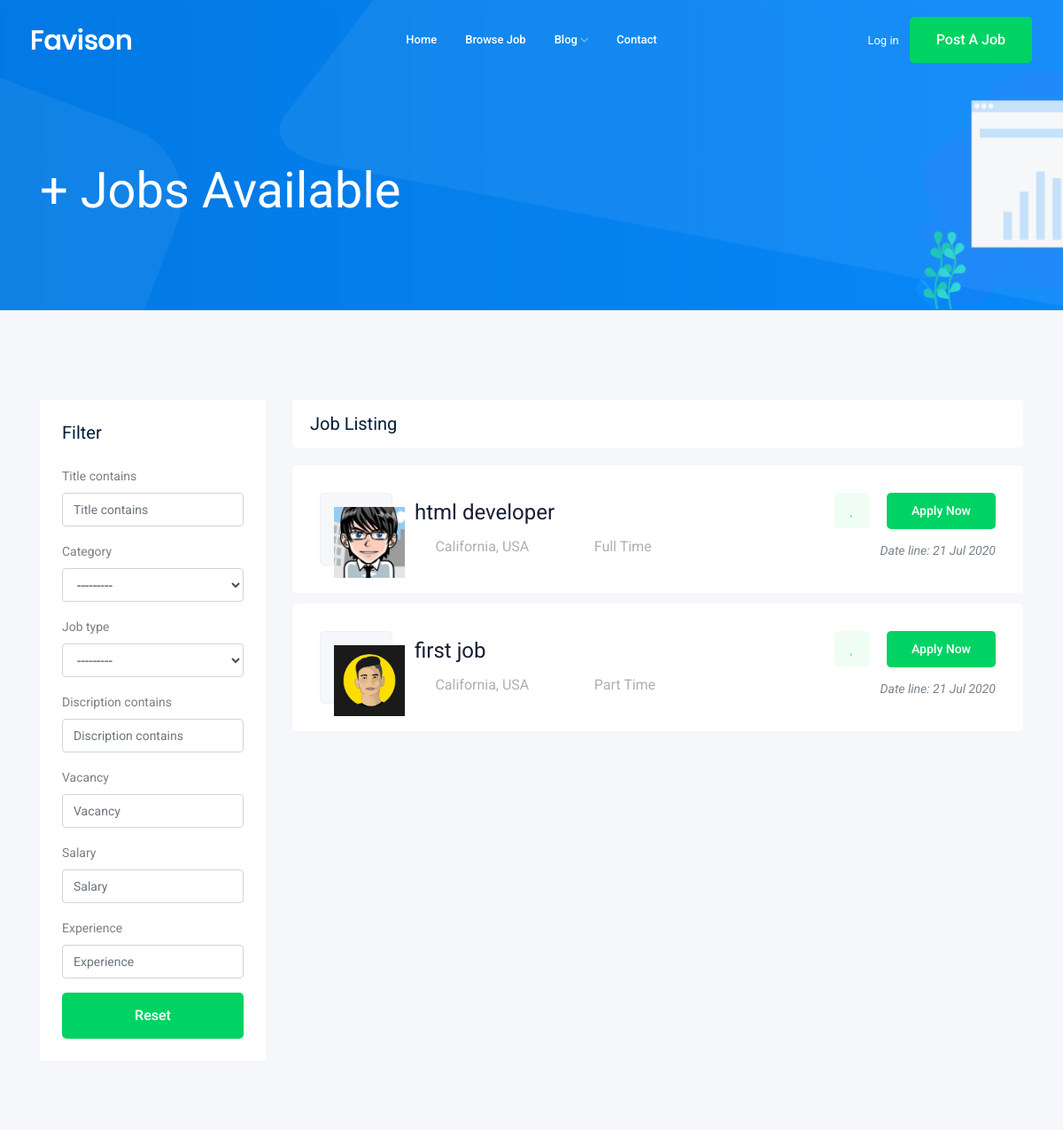
The page /jobs/ (upper part) on the database as committed earlier.
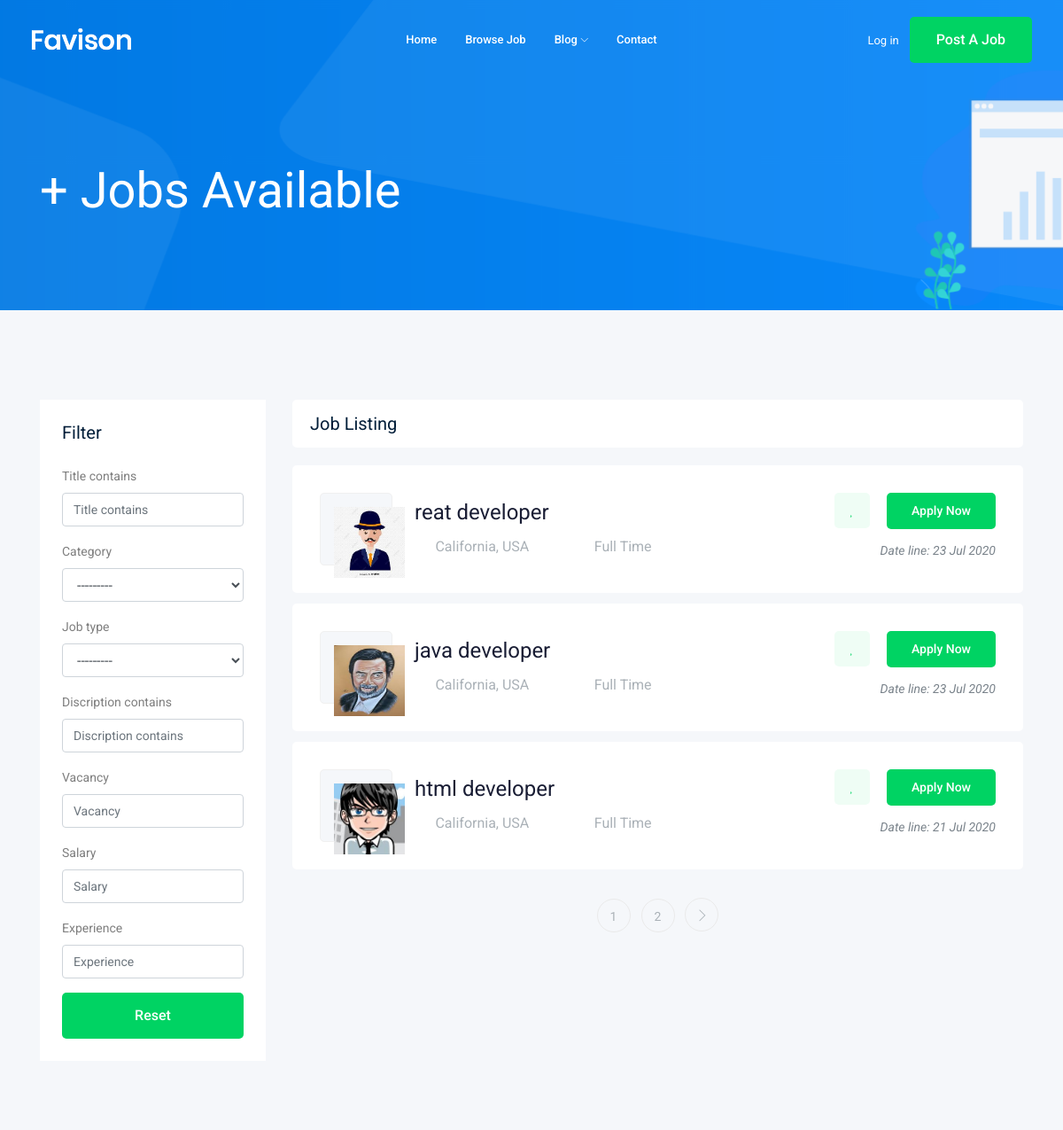
The same page on the database as committed later.
### job/models.py (models this page shows, shortened)
class Job(models.Model):
    title            = models.CharField(max_length = 100)
    job_owner        = models.ForeignKey(User , related_name = 'job_owner',on_delete = models.CASCADE)
    slug             = models.SlugField(null= True , blank = True)
    category         = models.ForeignKey('Category', on_delete=models.CASCADE)
    job_type         = models.CharField(max_length=15 , choices  = Job_Time_choices)
    discription      = models.TextField(max_length=1000 )
    publish          = models.DateTimeField(default  = timezone.now)
    updated          = models.DateTimeField(auto_now_add=True)
    vacancy          = models.IntegerField(default = 1)
    salary           = models.IntegerField(default = 0)
    experience       = models.IntegerField(default = 1 )
    image            = models.ImageField( upload_to=image_upload)
    class Meta:
        ordering = ('-publish',)
    def get_absolute_url(self):
        return reverse("jobs:job_detail", args=[self.slug])

### job/views.py (the view)
def job_list(request):
    job_list =Job.objects.all()
    myfilter = JobFilter(request.GET,queryset = job_list)
    job_list = myfilter.qs
    paginator     = Paginator(job_list , 3)
    page_number   = request.GET.get('page')
    page_obj      = paginator.get_page(page_number)
    context = {
        'jobs':page_obj ,
        'myfilter':myfilter,
    }
    return render(request, 'job/jobs.html', context)

### job/models.py (called while the page is built)
    def __str__(self):
        return self.name

### job/templates/job/jobs.html
{% extends 'base.html' %}
{% load bootstrap4 %}
     {% block content %}
    <div class="bradcam_area bradcam_bg_1">
        <div class="container">
            <div class="row">
                <div class="col-xl-12">
                    <div class="bradcam_text">
                        <h3>{{jobs.count}}+ Jobs Available</h3>
                    </div>
                </div>
            </div>
        </div>
    </div>
    <div class="job_listing_area plus_padding">
        <div class="container">
            <div class="row">
                <div class="col-lg-3">
                    <div class="job_filter white-bg">
                        <div class="form_inner white-bg">
                            <h3>Filter</h3>
                            <form method ='get'>
                                {% bootstrap_form myfilter.form %}
                                  <div class="reset_btn">
                                      <button class="boxed-btn3 w-100" type="submit">Reset</button>
                                  </div>
                            </form>
                        </div>
                    </div>
                </div>
                <div class="col-lg-9">
                    <div class="recent_joblist_wrap">
                        <div class="recent_joblist white-bg ">
                            <div class="row align-items-center">
                                <div class="col-md-6">
                                    <h4>Job Listing</h4>
                                </div>
                            </div>
                        </div>
                    </div>
                    <div class="job_lists m-0">
                        <div class="row">
                            {% for job in jobs   %}
                            <div class="col-lg-12 col-md-12">
                                <div class="single_jobs white-bg d-flex justify-content-between">
                                    <div class="jobs_left d-flex align-items-center">
                                        <div class="thumb">
                                            <img src=" {{job.image.url}} " height="80" width="80">
                                        </div>
                                        <div class="jobs_conetent">
                                            <a href="{{job.get_absolute_url}}"><h4>{{job.title}}</h4></a>
                                            <div class="links_locat d-flex align-items-center">
                                                <div class="location">
                                                    <p> <i class="fa fa-map-marker"></i> California, USA</p>
                                                </div>
                                                <div class="location">
                                                    <p> <i class="fa fa-clock-o"></i> {{job.job_type}}</p>
                                                </div>
                                            </div>
                                        </div>
                                    </div>
                                    <div class="jobs_right">
                                        <div class="apply_now">
                                            <a class="heart_mark" href="#"> <i class="fa fa-heart"></i> </a>
                                            <a href="{{job.get_absolute_url}}" class="boxed-btn3">Apply Now</a>
                                        </div>
                                        <div class="date">
                                            <p>Date line: {{job.publish|date:'d M Y '}}</p>
                                        </div>
                                    </div>
                                </div>
                            </div>
                            {% endfor %}
                        </div>
                        {% if jobs.has_other_pages %}
                       {% include "pagination.html" with page=jobs%}
                       {% endif %}
                    </div>
                </div>
            </div>
        </div>
    </div>
    {% endblock content %}

### templates/base.html (shortened to what this page needs)
{% load static %}
<!doctype html>
<html class="no-js" lang="zxx">
<head>
    <link rel="stylesheet" href=" {% static 'css/bootstrap.min.css'%}">
    <link rel="stylesheet" href="{% static 'css/owl.carousel.min.'%}">
    <link rel="stylesheet" href="{% static 'css/magnific-popup.css'%}">
    <link rel="stylesheet" href="{% static 'css/font-awesome.min.css'%}">
    <link rel="stylesheet" href="{% static 'css/themify-icons.css'%}">
    <link rel="stylesheet" href="{% static 'css/nice-select.css'%}">
    <link rel="stylesheet" href="{% static 'css/flaticon.css'%}">
    <link rel="stylesheet" href="{% static 'css/jquery-ui.css'%}">
    <link rel="stylesheet" href="{% static 'css/gijgo.css'%}">
    <link rel="stylesheet" href="{% static 'css/animate.min.css'%}">
    <link rel="stylesheet" href="{% static 'css/slicknav.css'%}">
    <link rel="stylesheet" href="{% static 'css/style-login.css'%}">
    <link rel="stylesheet" href="{% static 'css/style.css'%}">
</head>
<body>
    <header>
        <div class="header-area ">
            <div id="sticky-header" class="main-header-area">
                <div class="container-fluid ">
                    <div class="header_bottom_border">
                        <div class="row align-items-center">
                            <div class="col-xl-3 col-lg-2">
                                <div class="logo">
                                    <a href="index.html">
                                        <img src="img/logo.png" alt="">
                                    </a>
                                </div>
                            </div>
                            <div class="col-xl-6 col-lg-7">
                                <div class="main-menu  d-none d-lg-block">
                                    <nav>
                                        <ul id="navigation">
                                            <li><a href="/">home</a></li>
                                            <li><a href="{% url 'jobs:job_list' %}">Browse Job</a></li>
                                            <li><a href="#">blog <i class="ti-angle-down"></i></a>
                                            </li>
                                            <li><a href="{% url 'contact:contact' %} ">Contact</a></li>
                                        </ul>
                                    </nav>
                                </div>
                            </div>
                            <div class="col-xl-3 col-lg-3 d-none d-lg-block">
                                <div class="Appointment">
                                    {% if request.user.is_authenticated %}
                                        <div class="phone_num d-none d-xl-block">
                                        <a href="{% url 'logout'%} ">logout</a>
                                        </div>
                                        <div class="phone_num d-none d-xl-block">
                                        <a href="{% url 'accounts:profile'%} ">profile</a>
                                        </div>
                                    {% else %}
                                    <div class="phone_num d-none d-xl-block">
                                        <a href="{% url 'login'%} ">Log in</a>
                                    </div>
                                    {% endif %}
                                    <div class="d-none d-lg-block">
                                        <a class="boxed-btn3" href="{% url 'jobs:add_job'%} ">Post a Job</a>
                                    </div>
                                </div>
                            </div>
                            <div class="col-12">
                            </div>
                        </div>
                    </div>
                </div>
            </div>
        </div>
    </header>
 {% block content %}
 {% endblock content %}
</body>
</html>

### job/templates/pagination.html (shortened to what this page needs)
                            <div class="row">
                            <div class="col-lg-12">
                                <div class="pagination_wrap">
                                    <ul>
                                        {% for i  in  jobs.paginator.page_range  %}
                                          <li><a href="?page={{i}}"><span>{{i}}</span></a></li>
                                        {% endfor %}
                                        {% if jobs.has_next %}
                                            <li> <a href="?page={{page.next_page_number}}"> <i class="ti-angle-right"></i> </a></li>
                                        {% endif %}
                                    </ul>
                                </div>
                            </div>
                        </div>

Rows that differ between the two databases and show on the page:
no longer on this page (row edited): Job: image (picture), title "first job", job_type "Part Time", publish "21 Jul 2020"
added Job: image (picture), title "reat developer", job_type "Full Time", publish "23 Jul 2020"
added Job: image (placeholder picture), title "java developer", job_type "Full Time", publish "23 Jul 2020"
Other text that changed with them:
new list line: "1"
new list line: "2"
